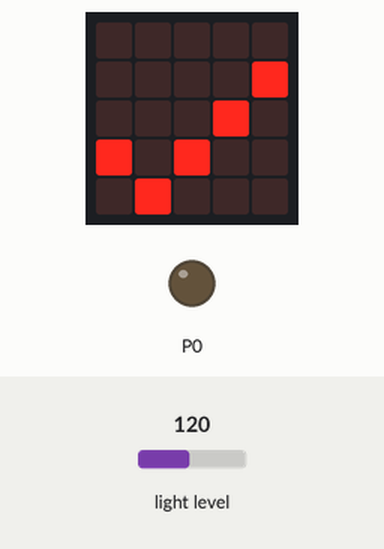
The program below on a simulated BBC micro:bit (MakeCode). Shown: the board's 5×5 LED display, output pins drawn as LEDs (lit = HIGH). The test bench sets the inputs (shaded band); at power-on: light level 120.

Above: at 1.2 s.
1.3 s: light level set to 42
3.0 s: light level set to 37
At 4.2 s:
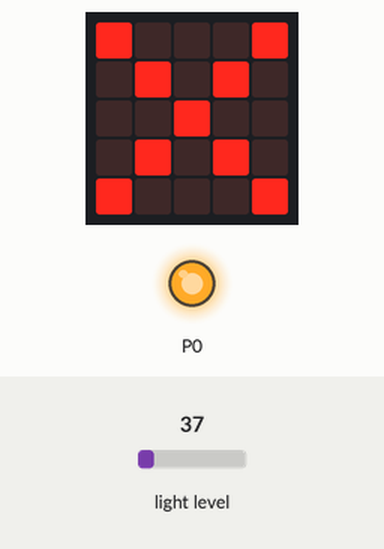
5.2 s: light level set to 64
At 6.0 s:
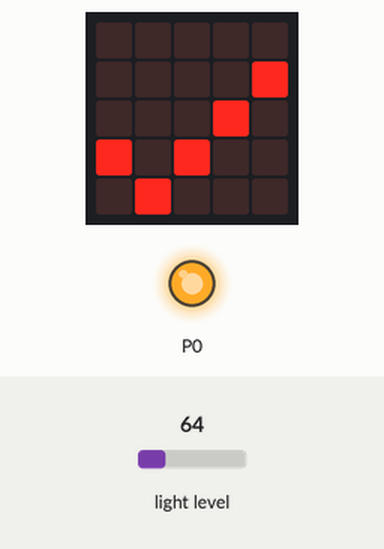
7.6 s: light level set to 5
At 8.5 s:
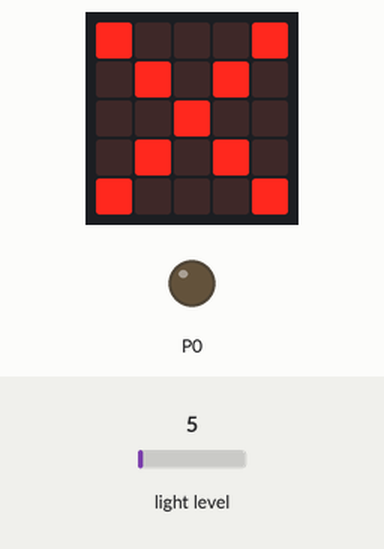
10.1 s: light level set to 128
At 11.4 s:
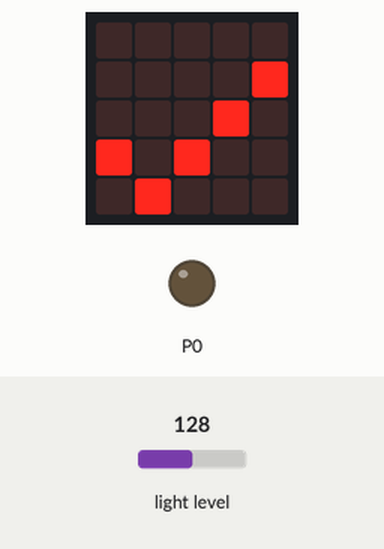
Timing chart, 0 to 13.1 s (numbered marks = the images above; inputs shaded):
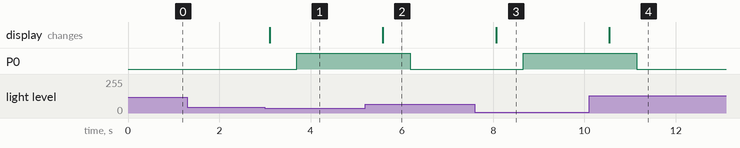

The program:

main.ts
```typescript
let lightLevel;
basic.forever(function () {
    lightLevel = input.lightLevel()
    if (lightLevel < 40) {
        basic.showIcon(IconNames.No)
        pins.digitalWritePin(DigitalPin.P0, 1)
    } else {
        basic.showIcon(IconNames.Yes)
        pins.digitalWritePin(DigitalPin.P0, 0)
    }
})
```

test.ts
```typescript
// тестовете отиват тук; това няма да се компилира, когато този пакет се използва като разширение.
```

Measured:
- the behaviour switches between 40 and 39 on light level (found by bisection; images 0 and 1)
- after the input at 1.3 s, every drawn part: stays the same
- after the input at 3.0 s, P0: LOW → HIGH after 0.70 s; the display: changes after 0.10 s (image 1)
- after the input at 5.2 s, P0: HIGH → LOW after 0.98 s; the display: changes after 0.38 s (image 2)
- after the input at 7.6 s, P0: LOW → HIGH after 1.1 s; the display: changes after 0.46 s (image 3)
- after the input at 10.1 s, P0: HIGH → LOW after 1.0 s; the display: changes after 0.44 s (image 4)
